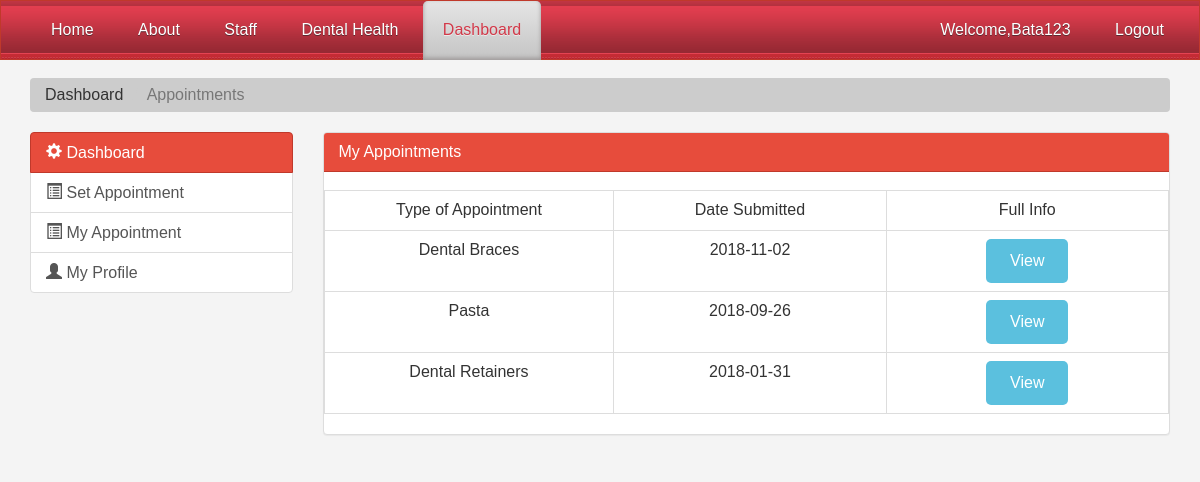
The page /myappointments.php (signed in) on the database its author committed.
### tables this page shows
CREATE TABLE `appointments` (
  `id` int(11) NOT NULL,
  `username` varchar(20) NOT NULL,
  `fname` varchar(20) NOT NULL,
  `lname` varchar(20) NOT NULL,
  `mname` varchar(5) NOT NULL,
  `age` int(11) NOT NULL,
  `gender` varchar(10) NOT NULL,
  `type` varchar(20) NOT NULL,
  `date` date NOT NULL,
  `status` varchar(10) NOT NULL
);

### myappointments.php (the view, shortened to what this page needs)
<?php
$connect = mysqli_connect("localhost", "root", "", "lmvillamor");
$query = "SELECT * FROM appointments where username ='{$_SESSION['username']}'";
$result = mysqli_query($connect, $query);
 ?>
<!DOCTYPE html>
<html lang="en">
  <head>
  <link rel="stylesheet" href="https://maxcdn.bootstrapcdn.com/bootstrap/3.3.6/css/bootstrap.min.css" />
    <link href="css2/bootstrap.min.css" rel="stylesheet">
    <link href="css2/style.css" rel="stylesheet">
  </head>
  <body>
   <nav class="navbar navbar-default">
          <div class="nav_bg">
		<div class="wrap">
			<ul class="nav">
				<li>
					<a href="index1.php">Home</a>
				</li>
				<li>
					<a href="about.php">About</a>
				</li>
				<li>
					<a href="staff.php">Staff</a>
				</li>
				<li>
					<a href="#">Dental Health</a>
				</li>
				<li class ="active">
					<a href="profileadmin.php">Dashboard</a>
				</li>
          <ul class="nav_bg navbar-right">
            <li><a href="profileadmin.php">Welcome,<span><?php echo $_SESSION['username']; ?></span></a></li>
            <li><a href="logout.php">Logout</a></li>
          </ul>
		  </ul>
		  	</div>
	</div>
</nav>
    <section id="breadcrumb">
      <div class="container">
        <ol class="breadcrumb">
           <li><a href="profileadmin.php">Dashboard</a></li>
          <li class="active">Appointments</li>
        </ol>
      </div>
    </section>
    <section id="main">
      <div class="container">
        <div class="row">
          <div class="col-md-3">
            <div class="list-group">
              <a href="profileadmin.php" class="list-group-item active main-color-bg">
                <span class="glyphicon glyphicon-cog" aria-hidden="true"></span> Dashboard
              </a>
             <a href="setappointment.php" class ="list-group-item"><span class="glyphicon glyphicon-list-alt"
			  aria-hidden="true"></span> Set Appointment </a>
				<a href="myappointments.php" class ="list-group-item"><span class="glyphicon glyphicon-list-alt"
			  aria-hidden="true"></span> My Appointment </a>
               <a href="#" class="list-group-item"><span class="glyphicon glyphicon-user" aria-hidden="true"></span> My Profile <span class="badge"><?php ?></span></a>
		   </div>
          </div>
          <div class="col-md-9">
            <div class="panel panel-default">
              <div class="panel-heading main-color-bg">
                <h3 class="panel-title	">My Appointments</h3>
              </div>
              <div class="table-responsive">
    <br />
    <div id="employee_table">
     <table class="table table-bordered">
      <tr>
       <th width="10%"><center>Type of Appointment</th>
		<th width="10%"><center>Date Submitted</th>
		<th width="10%"><center>Full Info</th>
      </tr>
      <?php
      while($row = mysqli_fetch_array($result))
      {
      ?>
      <tr>
       <td><center><?php echo $row["type"]; ?></td>
		<td><center><?php echo $row["date"]; ?></td>
       <td><center><input type="button" name="view" value="view" id="<?php echo $row["app_id"]; ?>" class="btn btn-info btn-xs view_data" /></td>
      </tr>
      <?php
      }
      ?>
     </table>
    </div>
   </div>
              </div>
              </div>
          </div>
        </div>
    </section>

### css2/style.css (style rules this page uses)
body { background:#f4f4f4; }
.navbar { min-height: 50px !important; margin-bottom:0; border-radius:0; }
.wrap { margin:0 auto; width:80%; }
.navbar-default { background-color: #e74c3c; border-color: #c0392b; }
.main-color-bg { background-color: #e74c3c !important; border-color: #c0392b !important; color:#ffffff !important; }
.breadcrumb { background:#cccccc; color:#333333; }
.breadcrumb a { color:#333333; }
html,body,div,span,applet,object,iframe,h1,h2,h3,h4,h5,h6,p,blockquote,pre,a,abbr,acronym,address,big,cite,code,del,dfn,em,img,ins,kbd,q,s,samp,small,strike,strong,sub,sup,tt,var,b,u,i,dl,dt,dd,ol,nav ul,nav li,fieldset,form,label,legend,table,caption,tbody,tfoot,thead,tr,th,td,article,aside,canvas,details,embed,figure,figcaption,footer,header,hgroup,menu,nav,output,ruby,section,summary,time,mark,audio,video { margin:0;padding:0;border:0;font-size:100%;font:inherit;vertical-align:baseline; }
article, aside, details, figcaption, figure,footer, header, hgroup, menu, nav, section { display: block; }
ol,ul { list-style:none;margin:0;padding:0; }
table { border-collapse:collapse;border-spacing:0; }
a { text-decoration:none; }
body { font-family: Arial, Geneva,Helvetica, sans-serif; font-size: 100%; }
.nav_bg { background: url('../images/nav_bg.png') center 0 repeat-x #CF797E; height:58px; }
.nav li { display:inline-block; }
.nav li a { font-family: 'Source Sans Pro', sans-serif; line-height:1.8em; display:block; text-decoration:none; font-weight:normal; color:#ffffff; padding:15px 20px; font-size: 1em; text-transform: capitalize; text-shadow: 0 1px 0 #5C2830; letter-spacing:0px; }
.nav li.active a { text-shadow: 0 1px 0 #EBEBEB; color:#D13949; background: #E5E5E5; background: -moz-linear-gradient(top, #E5E5E5 0%, #C4C4C4 100%); background: -webkit-gradient(linear, left top, left bottom, color-stop(0%,#E5E5E5), color-stop(100%,#C4C4C4)); filter: progid:DXImageTransform.Microsoft.gradient( startColorstr='#E5E5E5', endColorstr='#C4C4C4',GradientType=0 ); -moz-border-radius:5px 5px 0 0; -webkit-border-radius:5px 5px 0 0; border-radius:5px 5px 0 0; box-shadow: inset 0px -2px 4px #9C9797; -webkit-box-shadow: inset 0px -2px 4px #9C9797; -moz-box-shadow: inset 0px -2px 4px #9C9797; -o-box-shadow: inset 0px -2px 4px #9C9797; }
.btn { font-family: 'Source Sans Pro', sans-serif; border: none; font-size:16px; cursor: pointer; padding: 10px 24px; display: inline-block; text-transform: capitalize; letter-spacing: 0px; font-weight: 400; outline: none; position: relative; -webkit-transition: all 0.3s; -moz-transition: all 0.3s; transition: all 0.3s; border-radius: 5px; -webkit-border-radius: 5px; -moz-border-radius: 5px; -o-border-radius: 5px; }
@media (max-width: 1280px) { .wrap { width:95%; } }

### rows shown on the page
appointments: type "Dental Braces", date "2018-11-02"
appointments: type "Pasta", date "2018-09-26"
appointments: type "Dental Retainers", date "2018-01-31"

### other values the page prints
$_SESSION['username'] "Bata123"
